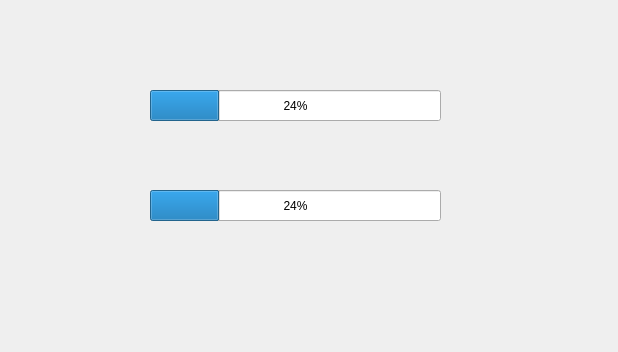
<?xml version="1.0" encoding="UTF-8"?>
<ui version="4.0">
 <class>ImportProcessDialog</class>
 <widget class="QDialog" name="ImportProcessDialog">
  <property name="geometry">
   <rect>
    <x>0</x>
    <y>0</y>
    <width>618</width>
    <height>352</height>
   </rect>
  </property>
  <property name="windowTitle">
   <string>Dialog</string>
  </property>
  <widget class="QProgressBar" name="progressBar_totalProgress">
   <property name="geometry">
    <rect>
     <x>150</x>
     <y>190</y>
     <width>291</width>
     <height>31</height>
    </rect>
   </property>
   <property name="value">
    <number>24</number>
   </property>
  </widget>
  <widget class="QProgressBar" name="progressBar_stepProgress">
   <property name="geometry">
    <rect>
     <x>150</x>
     <y>90</y>
     <width>291</width>
     <height>31</height>
    </rect>
   </property>
   <property name="value">
    <number>24</number>
   </property>
  </widget>
 </widget>
 <resources/>
 <connections/>
</ui>
